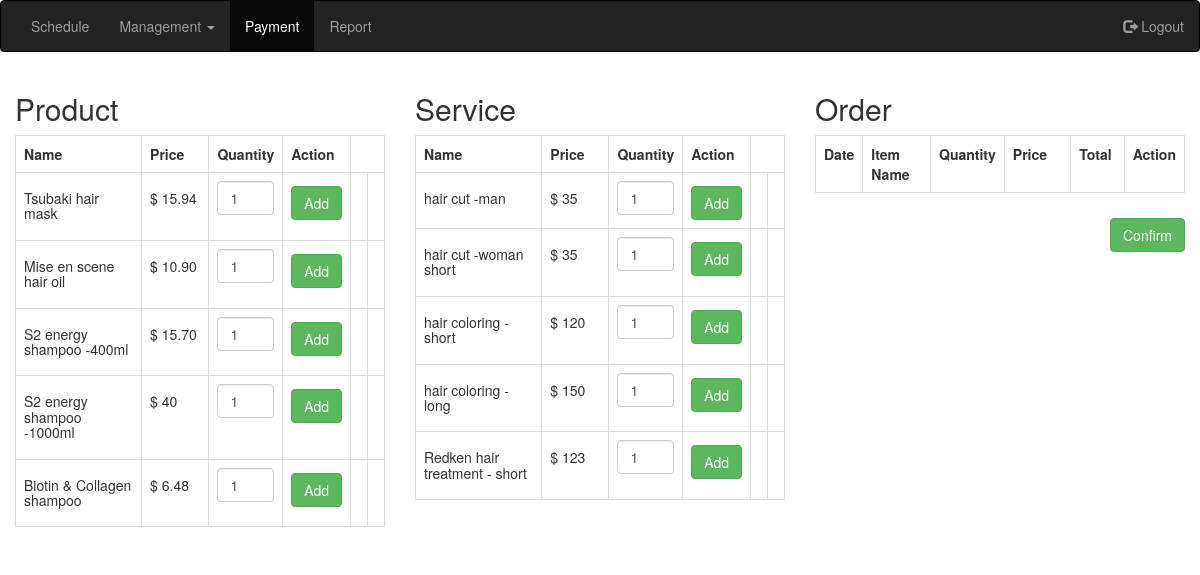
/payment/payment.php, run on the app's committed database.
### tables this page shows
CREATE TABLE IF NOT EXISTS `product` (
  `id` int(11) NOT NULL AUTO_INCREMENT,
  `name` varchar(255) NOT NULL,
  `price` varchar(20) NOT NULL,
  `type` varchar(20) NOT NULL,
  PRIMARY KEY (`id`)
);

### payment/payment.php (the view, shortened to what this page needs)
<?php
$connect = mysqli_connect("localhost","root","","hairsalondb");
?>
<?php include 'header.php'; ?>
<!DOCTYPE html>
<html>
		<link rel="stylesheet" href="https://maxcdn.bootstrapcdn.com/bootstrap/3.3.6/css/bootstrap.min.css" />
<div id="page-wrapper" class="container-fluid">
<div class="row">
<div class="col-xs-4">
         <div class="card mt-5">
    <div class="card-header">
      <h2>Product</h2>
    </div>
    <div class="card-body">
<table class="table table-bordered">
        <tr>
          <th width="40%" >Name</th>
          <th width="20%">Price</th>
          <th width="10%">Quantity</th>
          <th width="5%">Action</th>
        </tr>
        <?php
				$query = "SELECT * FROM product WHERE type = 'product' ORDER BY id ASC ";
				$result = mysqli_query($connect, $query);
				if(mysqli_num_rows($result) > 0)
				{
					while($row = mysqli_fetch_array($result))
					{
				?>
        	<form method="post" action="payment.php?action=add&id=<?php echo $row["id"]; ?>">
<tr>
        <td><h5 class="text"><?php echo $row["name"]; ?></h5></td>
        <td><h5 class="text" >$ <?php echo $row["price"]; ?></h5></td>
        <td><input type="text" name="quantity" value="1" class="form-control" /></td>
        <td><input type="submit" name="add_to_cart" style="margin-top:5px;" class="btn btn-success" value="Add" /></td>
        <td><input type="hidden" name="hidden_name" value="<?php echo $row["name"]; ?>" /></td>
        <td><input type="hidden" name="hidden_price" value="<?php echo $row["price"]; ?>" /></td>
</form>
	<?php
		}
	}
?>
</table>
		</div>
</div>
</div>
    <div class="col-xs-4">
         <div class="card mt-5">
    <div class="card-header">
      <h2>Service</h2>
    </div>
    <div class="card-body">
<table class="table table-bordered">
        <tr>
          <th width="40%" >Name</th>
          <th width="20%">Price</th>
          <th width="5%">Quantity</th>
          <th width="5%">Action</th>
        </tr>
        <?php
				$query = "SELECT * FROM product WHERE type = 'service' ORDER BY id ASC";
				$result = mysqli_query($connect, $query);
				if(mysqli_num_rows($result) > 0)
				{
					while($row = mysqli_fetch_array($result))
					{
				?>
        	<form method="post" action="payment.php?action=add&id=<?php echo $row["id"]; ?>">
<tr>
        <td><h5 class="text"><?php echo $row["name"]; ?></h5></td>
        <td><h5 class="text" >$ <?php echo $row["price"]; ?></h5></td>
        <td><input type="text" name="quantity" value="1" class="form-control" /></td>
        <td><input type="submit" name="add_to_cart" style="margin-top:5px;" class="btn btn-success" value="Add" /></td>
        <td><input type="hidden" name="hidden_name" value="<?php echo $row["name"]; ?>" /></td>
        <td><input type="hidden" name="hidden_price" value="<?php echo $row["price"]; ?>" /></td>
</form>
	<?php
		}
	}
?>
</table>
		</div>
</div>
</div>
                        <div class="col-xs-4">
         <div class="card mt-5">
    <div class="card-header">
      <h2>Order</h2>
    </div>
                        <div class="table-responsive">
                            <table class="table table-bordered">
                                <tr>
                                    <th width="10%">Date</th>
                                    <th width="20%">Item Name</th>
                                    <th width="10%">Quantity</th>
                                    <th width="20%">Price</th>
                                    <th width="15%">Total</th>
                                    <th width="5%">Action</th>
                                </tr>
                            </table>
                                                    </div>
                            <input  type="button" onclick="location.href='payment.php?action=confirm'" name="confirm" style="margin-top:5px;" class="btn btn-success pull-right" value="Confirm"  />
                        </div>
                        </div>
	</div>
</div>
	<br />
</html>
<?php                include 'footer.php'; ?>

### payment/header.php (shortened to what this page needs)
<!DOCTYPE html>
<html lang="en">
<head>
  <link rel="stylesheet" href="https://maxcdn.bootstrapcdn.com/bootstrap/3.3.7/css/bootstrap.min.css">
</head>
       <nav class="navbar navbar-inverse">
  <div class="container-fluid">
    <ul class="nav navbar-nav">
      <li><a href="../index.php">Schedule</a></li>
      <li class="dropdown">
        <a class="dropdown-toggle" data-toggle="dropdown" href="#">Management
        <span class="caret"></span></a>
      </li>
      <li  class="active"><a href="payment.php">Payment</a></li>
      <li><a href="../report/report.php">Report</a></li>
    </ul>
      <ul class="nav navbar-nav navbar-right">
          <li><a href="../registration/login.php"><span class="glyphicon glyphicon-log-out"></span> Logout</a></li>
    </ul>
  </div>
</nav>

### payment/footer.php (shortened to what this page needs)
  </body>
</html>

### data on the page
product: name "Tsubaki hair mask", price "15.94"
product: name "Mise en scene hair oil", price "10.90"
product: name "S2 energy shampoo -400ml", price "15.70"
product: name "S2 energy shampoo -1000ml", price "40"
product: name "Biotin & Collagen shampoo", price "6.48"
product: name "hair cut -man", price "35"
product: name "hair cut -woman short", price "35"
product: name "hair coloring - short", price "120"
product: name "hair coloring - long", price "150"
product: name "Redken hair treatment - short", price "123"
